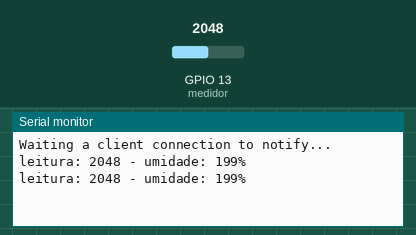
This sketch was run on a simulated ESP32. Shown: the last lines printed to the serial monitor. Inputs (shaded band) come from the test bench; at power-on: GPIO 13 (medidor) = 2048. Nothing arrives over Bluetooth unless stated; a phone connects over Bluetooth LE 3 s after start.

Above: at 2.8 s.
2.9 s: GPIO 13 (medidor) set to 2866
At 3.8 s:
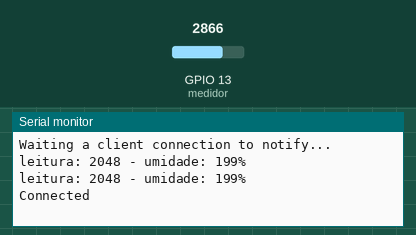
5.6 s: GPIO 13 (medidor) set to 3603
At 6.7 s:
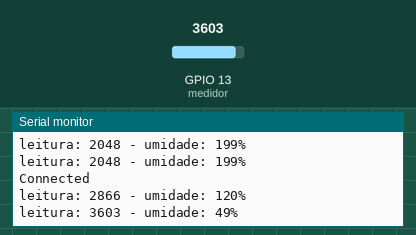
Timing chart, 0 to 8.6 s (numbered marks = the images above; inputs shaded):
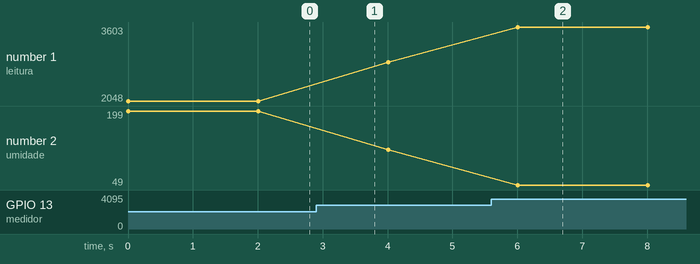

Measured:
- after the input at 5.6 s, the serial monitor: prints a new line after 0.41 s (image 2)
- plotted number 1: 2048 → 2866 after the input at 2.9 s, 2866 → 3603 after the input at 5.6 s
- plotted number 2: 199 → 120 after the input at 2.9 s, 120 → 49 after the input at 5.6 s

The sketch:

periferico-umidade.ino
```cpp
#include <BLEDevice.h>
#include <BLEServer.h>
#include <BLEUtils.h>
#include <BLE2902.h>

BLEServer* pServer = NULL;
BLECharacteristic* pCharacteristic = NULL;

bool deviceConnected = false;
bool oldDeviceConnected = false;

uint32_t value = 0;

// See the following for generating UUIDs:
// https://www.uuidgenerator.net/

#define SERVICE_UUID        "4fafc201-1fb5-459e-8fcc-c5c9c331914b"
#define CHARACTERISTIC_UUID "beb5483e-36e1-4688-b7f5-ea07361b26a8"
#define medidor 13


class MyServerCallbacks: public BLEServerCallbacks {
    void onConnect(BLEServer* pServer) {
      deviceConnected = true;
      Serial.println("Connected");
    };

    void onDisconnect(BLEServer* pServer) {
      deviceConnected = false;
      Serial.println("Disconnected");
    }
};


void setup() {
  Serial.begin(9600);

  // Create the BLE Device
  BLEDevice::init("ESP32");

  // Create the BLE Server
  pServer = BLEDevice::createServer();
  pServer->setCallbacks(new MyServerCallbacks());

  // Create the BLE Service
  BLEService *pService = pServer->createService(SERVICE_UUID);

  // Create a BLE Characteristic
  pCharacteristic = pService->createCharacteristic(
                      CHARACTERISTIC_UUID,
                      BLECharacteristic::PROPERTY_READ   |
                      BLECharacteristic::PROPERTY_NOTIFY
                    );

  // https://www.bluetooth.com/specifications/gatt/viewer?attributeXmlFile=org.bluetooth.descriptor.gatt.client_characteristic_configuration.xml
  // Create a BLE Descriptor
  pCharacteristic->addDescriptor(new BLE2902());

  // Start the service
  pService->start();

  // Start advertising
  BLEAdvertising *pAdvertising = BLEDevice::getAdvertising();
  pAdvertising->addServiceUUID(SERVICE_UUID);
  pAdvertising->setScanResponse(false);
  pAdvertising->setMinPreferred(0x0);  // set value to 0x00 to not advertise this parameter
  BLEDevice::startAdvertising();
  Serial.println("Waiting a client connection to notify...");
}

String sensorType = "{\"sensorType\":\"umidade\",\"value\":\"";
std::string data;

long leitura = 0;
int umidade = 0;
unsigned long measuredAt;

void loop() {
  //Exibe informacoes no serial monitor
  leitura = analogRead(medidor);
  Serial.printf("leitura: %d - ", leitura);

  umidade = map(leitura, 3071, 4095, 100, 0);
  measuredAt = millis();

  data = (sensorType+umidade+"\",\"measuredAt\":\""+measuredAt+"\"}").c_str();

  Serial.printf("umidade: %d",umidade);
  Serial.println("%");

  pCharacteristic->setValue(data);
  pCharacteristic->notify();

  delay(2000);
}
```
